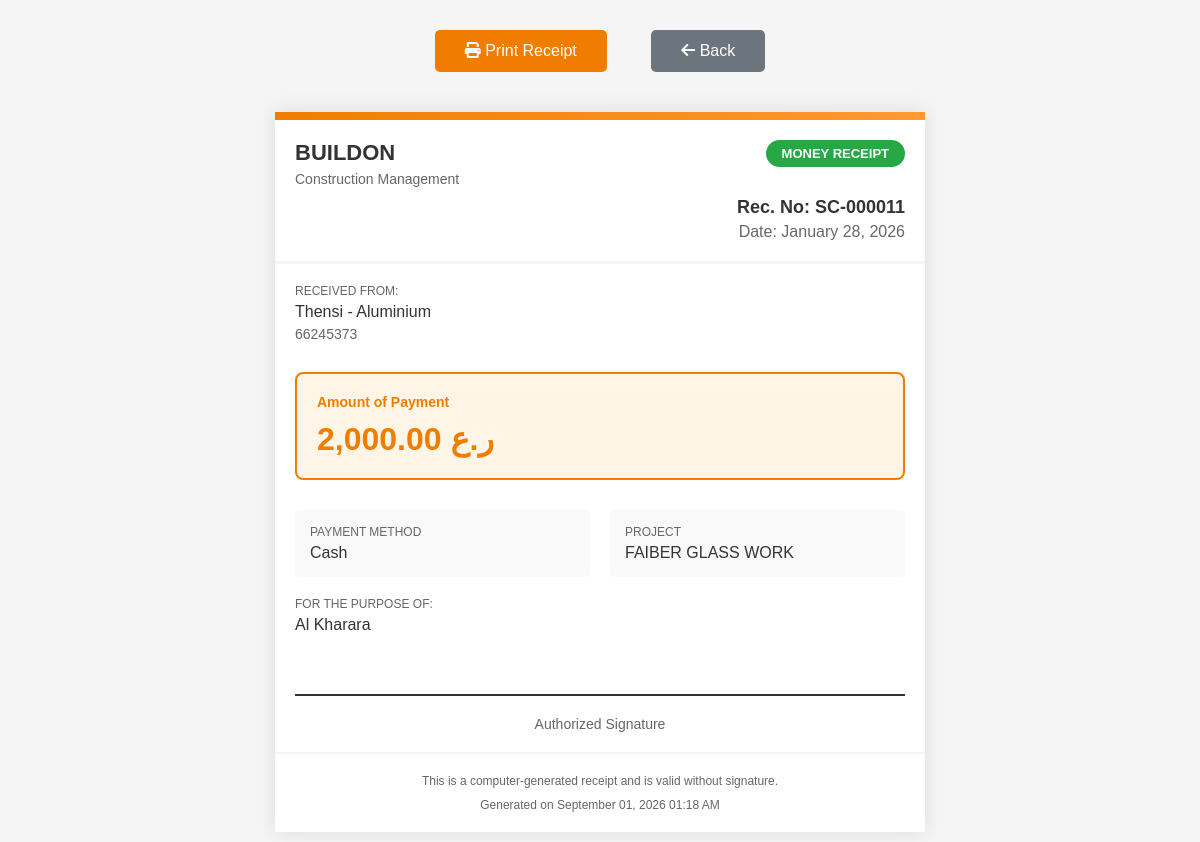
Screenshot of /subcontract_receipt.php?id=11 (signed in) with the database file from the repository.
### tables this page shows
CREATE TABLE `subcontracts` (
  `id` int(11) NOT NULL,
  `project_id` int(11) NOT NULL,
  `contractor_id` int(11) NOT NULL,
  `payment_method` varchar(50) NOT NULL,
  `description` text DEFAULT NULL,
  `amount` decimal(10,2) NOT NULL,
  `payment_date` date NOT NULL,
  `payment_account` varchar(100) DEFAULT NULL,
  `cheque_number` varchar(50) DEFAULT NULL,
  `bank_name` varchar(100) DEFAULT NULL,
  `notes` text DEFAULT NULL,
  `created_at` timestamp NULL DEFAULT current_timestamp()
);

CREATE TABLE `contractors` (
  `id` int(11) NOT NULL,
  `company_name` varchar(255) NOT NULL,
  `phone_number` varchar(50) DEFAULT NULL,
  `email` varchar(255) DEFAULT NULL,
  `address` text DEFAULT NULL,
  `notes` text DEFAULT NULL,
  `created_at` timestamp NULL DEFAULT current_timestamp()
);

CREATE TABLE `projects` (
  `id` int(11) NOT NULL,
  `name` text NOT NULL,
  `client_id` int(11) DEFAULT NULL,
  `total_income` decimal(10,2) DEFAULT NULL,
  `total_expenses` decimal(10,2) DEFAULT NULL,
  `profit` decimal(10,2) DEFAULT NULL,
  `total_value` decimal(15,2) DEFAULT 0.00,
  `start_date` date DEFAULT NULL,
  `end_date` date DEFAULT NULL,
  `status` varchar(50) DEFAULT 'Active',
  `created_at` timestamp NULL DEFAULT current_timestamp(),
  `updated_at` timestamp NULL DEFAULT current_timestamp() ON UPDATE current_timestamp(),
  `total_labour_cost` decimal(12,2) DEFAULT 0.00
);

### subcontract_receipt.php (the view, shortened to what this page needs)
<?php
include_once 'includes/db.php';
$subcontract_id = isset($_GET['id']) ? intval($_GET['id']) : 0;
$stmt = $pdo->prepare("
    SELECT s.*,
           pr.name as project_name,
           c.company_name as contractor_name,
           c.phone_number as contractor_phone,
           c.email as contractor_email,
           c.address as contractor_address
    FROM subcontracts s
    LEFT JOIN projects pr ON s.project_id = pr.id
    LEFT JOIN contractors c ON s.contractor_id = c.id
    WHERE s.id = ?
");
$stmt->execute([$subcontract_id]);
$subcontract = $stmt->fetch();
$receipt_no = 'SC-' . str_pad($subcontract['id'], 6, '0', STR_PAD_LEFT);
?>
<!DOCTYPE html>
<html lang="en">
<head>
    <link rel="stylesheet" href="https://cdnjs.cloudflare.com/ajax/libs/font-awesome/6.0.0/css/all.min.css">
</head>
<body>
    <div style="text-align: center; margin-bottom: 20px;">
        <button class="print-button" onclick="window.print()">
            <i class="fas fa-print"></i> Print Receipt
        </button>
        <a href="index.php?page=subcontracts" class="back-button">
            <i class="fas fa-arrow-left"></i> Back
        </a>
    </div>
    <div class="receipt-container">
        <div class="header-bar"></div>
        <div class="receipt-header">
            <div class="company-info">
                <div>
                    <div class="company-logo">BUILDON</div>
                    <div style="color: #666; font-size: 14px; margin-top: 5px;">Construction Management</div>
                </div>
                <div class="receipt-badge">MONEY RECEIPT</div>
            </div>
            <div class="receipt-details">
                <div class="receipt-no">Rec. No: <?php echo $receipt_no; ?></div>
                <div class="receipt-date">Date: <?php echo date('F d, Y', strtotime($subcontract['payment_date'])); ?></div>
            </div>
        </div>
        <div class="receipt-body">
            <div class="info-section">
                <div class="info-label">Received from:</div>
                <div class="info-value"><?php echo htmlspecialchars($subcontract['contractor_name']); ?></div>
                <?php if ($subcontract['contractor_phone']): ?>
                <div style="color: #666; font-size: 14px; margin-top: 5px;">
                    <?php echo htmlspecialchars($subcontract['contractor_phone']); ?>
                </div>
                <?php endif; ?>
            </div>
            <div class="amount-box">
                <div class="amount-label">Amount of Payment</div>
                <div class="amount-value"><?php echo number_format($subcontract['amount'], 2); ?> ر.ع</div>
            </div>
            <div class="payment-details">
                <div class="detail-item">
                    <div class="info-label">Payment Method</div>
                    <div class="info-value">
                        <?php
                        $payment_labels = [
                            'company_cash' => 'Cash',
                            'company_bank' => 'Bank Transfer',
                            'company_card' => 'Card',
                            'credit_card' => 'Credit Card',
                            'company_cheque' => 'Cheque'
                        ];
                        echo $payment_labels[$subcontract['payment_method']] ?? ucfirst(str_replace('_', ' ', $subcontract['payment_method']));
                        ?>
                    </div>
                </div>
                <div class="detail-item">
                    <div class="info-label">Project</div>
                    <div class="info-value"><?php echo htmlspecialchars($subcontract['project_name']); ?></div>
                </div>
            </div>
            <?php if ($subcontract['description']): ?>
            <div class="info-section">
                <div class="info-label">For the purpose of:</div>
                <div class="info-value"><?php echo htmlspecialchars($subcontract['description']); ?></div>
            </div>
            <?php endif; ?>
            <div class="signature-section">
                <div>Authorized Signature</div>
            </div>
        </div>
        <div class="receipt-footer">
            <p>This is a computer-generated receipt and is valid without signature.</p>
            <p style="margin-top: 10px;">Generated on <?php echo date('F d, Y h:i A'); ?></p>
        </div>
    </div>
</body>
</html>

### subcontract_receipt.php (style rules this page uses)
* { margin: 0; padding: 0; box-sizing: border-box; }
body { font-family: 'Arial', sans-serif; background: #f5f5f5; padding: 10px; }
.receipt-container { max-width: 650px; margin: 0 auto; background: white; box-shadow: 0 0 20px rgba(0,0,0,0.1); }
.header-bar { background: linear-gradient(135deg, #f07d00 0%, #ff9933 100%); height: 8px; }
.receipt-header { padding: 20px; border-bottom: 3px solid #f5f5f5; }
.company-info { display: flex; justify-content: space-between; align-items: start; }
.company-logo { font-size: 22px; font-weight: bold; color: #333; }
.receipt-badge { background: #28a745; color: white; padding: 6px 16px; border-radius: 20px; font-weight: bold; font-size: 13px; text-transform: uppercase; }
.receipt-details { text-align: right; margin-top: 10px; }
.receipt-no { font-size: 18px; font-weight: bold; color: #333; }
.receipt-date { color: #666; margin-top: 5px; }
.receipt-body { padding: 20px; }
.info-section { margin-bottom: 30px; }
.info-label { font-size: 12px; color: #666; text-transform: uppercase; margin-bottom: 5px; }
.info-value { font-size: 16px; color: #333; font-weight: 500; }
.amount-box { background: #fff5e6; border: 2px solid #f07d00; border-radius: 8px; padding: 20px; margin: 30px 0; }
.amount-label { font-size: 14px; color: #f07d00; font-weight: bold; margin-bottom: 10px; }
.amount-value { font-size: 32px; color: #f07d00; font-weight: bold; }
.payment-details { display: grid; grid-template-columns: 1fr 1fr; gap: 20px; margin: 20px 0; }
.detail-item { padding: 15px; background: #f9f9f9; border-radius: 5px; }
.receipt-footer { padding: 20px; border-top: 2px solid #f5f5f5; text-align: center; color: #666; font-size: 12px; }
.signature-section { margin-top: 60px; padding-top: 20px; border-top: 2px solid #333; text-align: center; font-size: 14px; color: #666; }
.print-button { background: #f07d00; color: white; border: none; padding: 12px 30px; border-radius: 5px; font-size: 16px; cursor: pointer; margin: 20px; }
.back-button { background: #6c757d; color: white; border: none; padding: 12px 30px; border-radius: 5px; font-size: 16px; cursor: pointer; margin: 20px; text-decoration: none; display: inline-block; }

### rows the page displays
subcontracts: id "SC-000011", payment_date "January 28, 2026", contractor.company_name "Thensi - Aluminium", contractor.phone_number "66245373", amount "2,000.00", payment_method "Cash", project.name "FAIBER GLASS WORK", description "Al Kharara"
